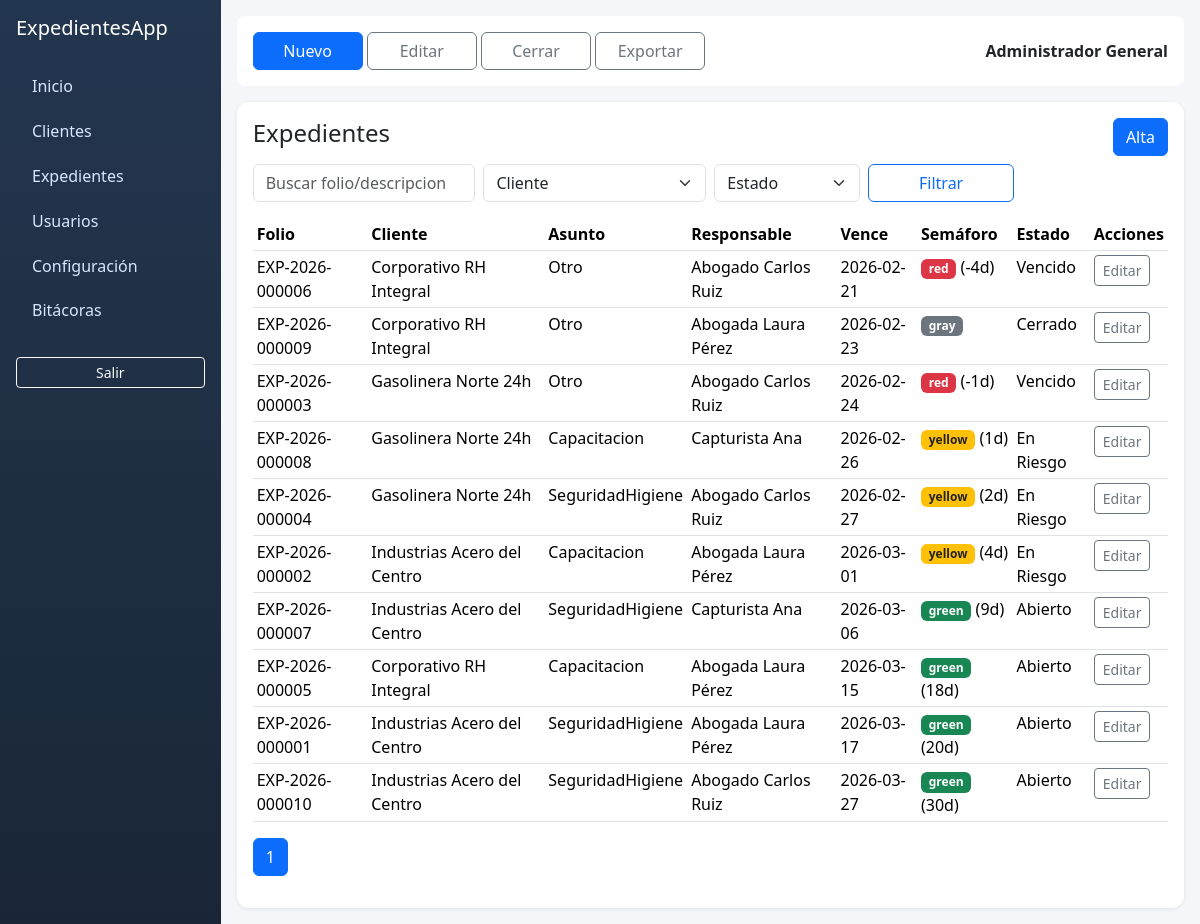
Screenshot of /ExpedientesApp/public/cases (signed in) with the database file from the repository.
### tables this page shows
CREATE TABLE users (
  id INT AUTO_INCREMENT PRIMARY KEY,
  role_id INT NOT NULL,
  name VARCHAR(150) NOT NULL,
  email VARCHAR(180) NOT NULL UNIQUE,
  phone VARCHAR(40) NULL,
  password_hash VARCHAR(255) NOT NULL,
  is_active TINYINT(1) NOT NULL DEFAULT 1,
  created_at DATETIME NOT NULL,
  updated_at DATETIME NOT NULL,
  CONSTRAINT fk_users_role FOREIGN KEY (role_id) REFERENCES roles(id),
  INDEX idx_users_role (role_id)
);

CREATE TABLE cases (
  id INT AUTO_INCREMENT PRIMARY KEY,
  folio VARCHAR(30) NOT NULL UNIQUE,
  client_id INT NOT NULL,
  asunto_tipo ENUM('SeguridadHigiene','Capacitacion','Otro') NOT NULL,
  descripcion VARCHAR(255) NOT NULL,
  responsable_user_id INT NOT NULL,
  fecha_inicio DATE NOT NULL,
  fecha_vencimiento DATE NOT NULL,
  fecha_termino_real DATE NULL,
  porcentaje_avance INT NOT NULL DEFAULT 0,
  notas TEXT NULL,
  status ENUM('Abierto','En Riesgo','Vencido','Cerrado') NOT NULL DEFAULT 'Abierto',
  last_traffic_light ENUM('green','yellow','red','gray') NOT NULL DEFAULT 'green',
  created_at DATETIME NOT NULL,
  updated_at DATETIME NOT NULL,
  CONSTRAINT fk_cases_client FOREIGN KEY (client_id) REFERENCES clients(id),
  CONSTRAINT fk_cases_user FOREIGN KEY (responsable_user_id) REFERENCES users(id),
  INDEX idx_cases_due (fecha_vencimiento),
  INDEX idx_cases_status (status)
);

CREATE TABLE clients (
  id INT AUTO_INCREMENT PRIMARY KEY,
  type ENUM('oficina','empresa','gasolinera') NOT NULL DEFAULT 'empresa',
  razon_social VARCHAR(180) NOT NULL,
  rfc VARCHAR(20) NULL,
  contacto VARCHAR(150) NULL,
  email VARCHAR(180) NULL,
  phone VARCHAR(40) NULL,
  address VARCHAR(255) NULL,
  is_active TINYINT(1) NOT NULL DEFAULT 1,
  created_at DATETIME NOT NULL,
  updated_at DATETIME NOT NULL,
  INDEX idx_clients_active (is_active)
);

### app/Core/View.php (called while the page is built, shortened)
<?php
class View
{
    public static function render(string $view, array $data = []): void
    {
        include base_path('views/layout.php');
    }
}

### app/Controllers/CaseController.php (called while the page is built, shortened)
<?php
class CaseController
{
    public function index(): void
    {
        $page = max((int)($_GET['page'] ?? 1), 1);
        $filters = [
            'client_id' => $_GET['client_id'] ?? null,
            'responsable_user_id' => $_GET['responsable_user_id'] ?? null,
            'status' => $_GET['status'] ?? null,
            'q' => trim($_GET['q'] ?? ''),
        ];
        $res = CaseFile::paginated($filters, $page);
        $settings = Setting::get();
        View::render('pages/cases', [
            'title' => 'Expedientes',
            'cases' => $res['data'],
            'total' => $res['total'],
            'page' => $page,
            'clients' => Client::active(),
            'lawyers' => User::lawyers(),
            'filters' => $filters,
            'warningDays' => (int)$settings['warning_days'],
        ]);
    }
}

### app/Core/Router.php (called while the page is built, shortened)
<?php
class Router
{
    private array $routes = [];
    private function add(string $method, string $path, array $action, array $roles): void
    {
        $this->routes[$method][$path] = ['action' => $action, 'roles' => $roles];
    }
    public function dispatch(string $method, string $uri): void
    {
        $path = parse_url($uri, PHP_URL_PATH) ?: '/';
        $base = rtrim(env('BASE_PATH', ''), '/');
        if ($base && str_starts_with($path, $base)) {
            $path = substr($path, strlen($base));
        }
        $path = $path ?: '/';
        $route = $this->routes[$method][$path] ?? null;
        [$class, $methodName] = $route['action'];
        (new $class())->$methodName();
    }
    public static function url(string $path): string
    {
        $base = rtrim(env('BASE_PATH', ''), '/');
        return $base . ($path === '/' ? '' : $path);
    }
}

### public/index.php (called while the page is built, shortened)
<?php
require_once dirname(__DIR__) . '/app/Core/helpers.php';
spl_autoload_register(function (string $class): void {
    $prefix = 'App\\';
    if (!str_starts_with($class, $prefix)) {
        return;
    }
    $relative = str_replace('\\', '/', substr($class, strlen($prefix)));
    $file = dirname(__DIR__) . '/app/' . $relative . '.php';
});
$router = new App\Core\Router();
$router->get('/', [App\Controllers\DashboardController::class, 'index'], ['ADMIN','CAPTURISTA','CONSULTOR']);
$router->get('/login', [App\Controllers\AuthController::class, 'loginForm']);
$router->post('/login', [App\Controllers\AuthController::class, 'login']);
$router->post('/logout', [App\Controllers\AuthController::class, 'logout'], ['ADMIN','CAPTURISTA','CONSULTOR']);
$router->get('/dashboard', [App\Controllers\DashboardController::class, 'index'], ['ADMIN','CAPTURISTA','CONSULTOR']);
$router->get('/clients', [App\Controllers\ClientController::class, 'index'], ['ADMIN','CAPTURISTA','CONSULTOR']);
$router->post('/clients/store', [App\Controllers\ClientController::class, 'store'], ['ADMIN']);
$router->post('/clients/update', [App\Controllers\ClientController::class, 'update'], ['ADMIN']);
$router->get('/users', [App\Controllers\UserController::class, 'index'], ['ADMIN']);
$router->post('/users/store', [App\Controllers\UserController::class, 'store'], ['ADMIN']);
$router->post('/users/update', [App\Controllers\UserController::class, 'update'], ['ADMIN']);
$router->get('/cases', [App\Controllers\CaseController::class, 'index'], ['ADMIN','CAPTURISTA','CONSULTOR']);
$router->get('/cases/create', [App\Controllers\CaseController::class, 'createForm'], ['ADMIN','CAPTURISTA']);
$router->get('/cases/edit', [App\Controllers\CaseController::class, 'editForm'], ['ADMIN','CAPTURISTA']);
$router->post('/cases/store', [App\Controllers\CaseController::class, 'store'], ['ADMIN','CAPTURISTA']);
$router->post('/cases/update', [App\Controllers\CaseController::class, 'update'], ['ADMIN','CAPTURISTA']);
$router->get('/settings', [App\Controllers\SettingController::class, 'index'], ['ADMIN']);
$router->post('/settings/update', [App\Controllers\SettingController::class, 'update'], ['ADMIN']);
$router->get('/logs', [App\Controllers\LogController::class, 'index'], ['ADMIN']);
try {
    $router->dispatch($_SERVER['REQUEST_METHOD'], $_SERVER['REQUEST_URI']);
} catch (Throwable $e) {
    App\Core\Logger::error($e->getMessage() . '\n' . $e->getTraceAsString());
    http_response_code(500);
    echo 'Error interno. Revisa storage/logs/app.log';
}

### app/Core/helpers.php (called while the page is built, shortened)
<?php
if (!function_exists('env')) {
    function env(string $key, mixed $default = null): mixed
    {
        return $_ENV[$key] ?? $_SERVER[$key] ?? $default;
    }
}
if (!function_exists('e')) {
    function e(?string $value): string
    {
        return htmlspecialchars((string) $value, ENT_QUOTES, 'UTF-8');
    }
}

### app/Core/Auth.php (called while the page is built, shortened)
<?php
class Auth
{
    public static function user(): ?array
    {
        return $_SESSION['user'] ?? null;
    }
    public static function check(): bool
    {
        return !empty($_SESSION['user']);
    }
    public static function hasRole(array|string $roles): bool
    {
        $roles = (array)$roles;
        return in_array(self::user()['role'] ?? '', $roles, true);
    }
}

### app/Models/User.php (called while the page is built, shortened)
<?php
class User extends BaseModel
{
    public static function lawyers(): array
    {
        return self::db()->query("SELECT u.id, u.name FROM users u JOIN roles r ON r.id=u.role_id WHERE u.is_active=1 AND r.key IN ('ADMIN','CAPTURISTA') ORDER BY u.name")->fetchAll();
    }
}

### app/Core/DB.php (called while the page is built, shortened)
<?php
class DB
{
    private static ?PDO $pdo = null;
    public static function connection(): PDO
    {
        if (self::$pdo) {
            return self::$pdo;
        }
        $dsn = sprintf(
            'mysql:host=%s;port=%s;dbname=%s;charset=utf8mb4',
            env('DATABASE_HOST', '127.0.0.1'),
            env('DATABASE_PORT', '3306'),
            env('DATABASE_NAME', 'expedientes_app')
        );
        try {
            self::$pdo = new PDO($dsn, env('DATABASE_USER', 'root'), env('DATABASE_PASS', ''), [
                PDO::ATTR_ERRMODE => PDO::ERRMODE_EXCEPTION,
                PDO::ATTR_DEFAULT_FETCH_MODE => PDO::FETCH_ASSOC,
            ]);
        } catch (PDOException $e) {
            Logger::error('DB connection failed: ' . $e->getMessage());
            die('No se pudo conectar a la base de datos. Revisa .env');
        }
        return self::$pdo;
    }
}

### app/Models/BaseModel.php (called while the page is built, shortened)
<?php
abstract class BaseModel
{
    protected static function db(): PDO
    {
        return DB::connection();
    }
}

### app/Models/CaseFile.php (called while the page is built, shortened)
<?php
class CaseFile extends BaseModel
{
    public static function paginated(array $filters, int $page = 1, int $perPage = 15): array
    {
        $where = ['1=1'];
        $params = [];
        $sqlWhere = implode(' AND ', $where);
        $countStmt = self::db()->prepare("SELECT COUNT(*) c FROM cases c WHERE $sqlWhere");
        $countStmt->execute($params);
        $total = (int)$countStmt->fetch()['c'];
        $offset = ($page - 1) * $perPage;
        $sql = "SELECT c.*, cl.razon_social as client_name, u.name as responsable_name
                FROM cases c
                JOIN clients cl ON cl.id=c.client_id
                JOIN users u ON u.id=c.responsable_user_id
                WHERE $sqlWhere
                ORDER BY c.fecha_vencimiento ASC
                LIMIT $perPage OFFSET $offset";
        $stmt = self::db()->prepare($sql);
        $stmt->execute($params);
        return ['data' => $stmt->fetchAll(), 'total' => $total];
    }
}

### views/pages/cases.php (the view, shortened to what this page needs)
<div class="table-wrap">
  <div class="d-flex justify-content-between align-items-center mb-2">
    <h4>Expedientes</h4>
    <?php if (Auth::hasRole(['ADMIN','CAPTURISTA'])): ?><a class="btn btn-primary" href="<?=App\Core\Router::url('/cases/create')?>">Alta</a><?php endif; ?>
  </div>
  <form class="row g-2 mb-3" method="get" action="<?=App\Core\Router::url('/cases')?>">
    <div class="col-md-3"><input class="form-control" name="q" value="<?=e($filters['q'])?>" placeholder="Buscar folio/descripcion"></div>
    <div class="col-md-3"><select class="form-select" name="client_id"><option value="">Cliente</option></select></div>
    <div class="col-md-2"><select class="form-select" name="status"><option value="">Estado</option></select></div>
    <div class="col-md-2"><button class="btn btn-outline-primary w-100">Filtrar</button></div>
  </form>
  <table class="table table-hover table-sm"><thead><tr><th>Folio</th><th>Cliente</th><th>Asunto</th><th>Responsable</th><th>Vence</th><th>Semáforo</th><th>Estado</th><th>Acciones</th></tr></thead><tbody>
  <?php foreach($cases as $c): $light=$c['calc']['traffic_light']; ?>
    <tr>
      <td><?=e($c['folio'])?></td><td><?=e($c['client_name'])?></td><td><?=e($c['asunto_tipo'])?></td><td><?=e($c['responsable_name'])?></td><td><?=e($c['fecha_vencimiento'])?></td>
      <td><span class="badge status-<?=$light?>"><?=$light?></span> <?=$c['calc']['days_remaining']!==null?'('.$c['calc']['days_remaining'].'d)':''?></td>
      <td><?=e($c['status'])?></td>
      <td><?php if (Auth::hasRole(['ADMIN','CAPTURISTA'])):?><a class="btn btn-sm btn-outline-secondary" href="<?=App\Core\Router::url('/cases/edit?id='.$c['id'])?>">Editar</a><?php endif; ?></td>
    </tr>
  <?php endforeach;?>
  </tbody></table>
  <?php $pages=max(1,ceil($total/15)); ?><nav><ul class="pagination"><?php for($i=1;$i<=$pages;$i++): ?><li class="page-item <?=$i===$page?'active':''?>"><a class="page-link" href="?page=<?=$i?>"><?=$i?></a></li><?php endfor; ?></ul></nav>
</div>

### views/layout.php (shortened to what this page needs)
<!doctype html>
<html lang="es">
<head>
  <link href="https://cdn.jsdelivr.net/npm/bootstrap@5.3.3/dist/css/bootstrap.min.css" rel="stylesheet">
  <link href="<?= Router::url('/assets/css/app.css') ?>" rel="stylesheet">
</head>
<body>
<?php if (!Auth::check()): include $viewFile; ?>
<?php else: ?>
<div class="d-flex">
  <aside class="sidebar p-3">
    <h5 class="mb-4">ExpedientesApp</h5>
    <a href="<?= Router::url('/dashboard') ?>">Inicio</a>
    <a href="<?= Router::url('/clients') ?>">Clientes</a>
    <a href="<?= Router::url('/cases') ?>">Expedientes</a>
    <?php if (Auth::hasRole('ADMIN')): ?>
      <a href="<?= Router::url('/users') ?>">Usuarios</a>
      <a href="<?= Router::url('/settings') ?>">Configuración</a>
      <a href="<?= Router::url('/logs') ?>">Bitácoras</a>
    <?php endif; ?>
    <form method="post" action="<?= Router::url('/logout') ?>" class="mt-4">
      <button class="btn btn-outline-light btn-sm w-100">Salir</button>
    </form>
  </aside>
  <main class="flex-fill p-3">
    <div class="bg-white rounded-3 p-3 mb-3 d-flex justify-content-between align-items-center ribbon">
      <div>
        <a class="btn btn-primary" href="#">Nuevo</a>
        <a class="btn btn-outline-secondary" href="#">Editar</a>
        <a class="btn btn-outline-secondary" href="#">Cerrar</a>
        <a class="btn btn-outline-secondary" href="<?= Router::url('/cases?export=csv') ?>">Exportar</a>
      </div>
      <div><strong><?= e(Auth::user()['name']) ?></strong></div>
    </div>
    <?php include $viewFile; ?>
  </main>
</div>
<?php endif; ?>
</body>
</html>

### public/assets/css/app.css (style rules this page uses)
:root { --sidebar:#223047; --accent:#0d6efd; }
body { background:#f4f6f9; }
.sidebar { width:240px; min-height:100vh; background:linear-gradient(180deg,#23364f,#1a2637); color:#fff; }
.sidebar a { color:#d8e6ff; text-decoration:none; display:block; padding:.65rem 1rem; border-radius:.5rem; }
.ribbon .btn { min-width:110px; }
.status-green { background:#198754; }
.status-yellow { background:#ffc107; color:#222; }
.status-red { background:#dc3545; }
.status-gray { background:#6c757d; }
.table-wrap { background:#fff; border-radius:.75rem; box-shadow:0 1px 4px rgba(0,0,0,.08); padding:1rem; }

### rows the page displays
users: name "Administrador General"
cases: folio "EXP-2026-000006", client.razon_social "Corporativo RH Integral", asunto_tipo "Otro", responsable_user.name "Abogado Carlos Ruiz", fecha_vencimiento "2026-02-21", light "red", days_remaining "-4", status "Vencido"
cases: folio "EXP-2026-000009", client.razon_social "Corporativo RH Integral", asunto_tipo "Otro", responsable_user.name "Abogada Laura Pérez", fecha_vencimiento "2026-02-23", last_traffic_light "gray", status "Cerrado"
cases: folio "EXP-2026-000003", client.razon_social "Gasolinera Norte 24h", asunto_tipo "Otro", responsable_user.name "Abogado Carlos Ruiz", fecha_vencimiento "2026-02-24", light "red", days_remaining "-1", status "Vencido"
cases: folio "EXP-2026-000008", client.razon_social "Gasolinera Norte 24h", asunto_tipo "Capacitacion", responsable_user.name "Capturista Ana", fecha_vencimiento "2026-02-26", status "En Riesgo"
cases: last_traffic_light "yellow", client "1", folio "EXP-2026-000002", client.razon_social "Industrias Acero del Centro", asunto_tipo "Capacitacion", responsable_user.name "Abogada Laura Pérez", fecha_vencimiento "2026-03-01", light "yellow", days_remaining "4", status "En Riesgo"
cases: folio "EXP-2026-000004", client.razon_social "Gasolinera Norte 24h", asunto_tipo "SeguridadHigiene", responsable_user.name "Abogado Carlos Ruiz", fecha_vencimiento "2026-02-27", light "yellow", days_remaining "2", status "En Riesgo"
cases: folio "EXP-2026-000007", client.razon_social "Industrias Acero del Centro", asunto_tipo "SeguridadHigiene", responsable_user.name "Capturista Ana", fecha_vencimiento "2026-03-06", light "green", days_remaining "9", status "Abierto"
cases: folio "EXP-2026-000005", client.razon_social "Corporativo RH Integral", asunto_tipo "Capacitacion", responsable_user.name "Abogada Laura Pérez", fecha_vencimiento "2026-03-15", light "green", days_remaining "18", status "Abierto"
cases: folio "EXP-2026-000001", client.razon_social "Industrias Acero del Centro", asunto_tipo "SeguridadHigiene", responsable_user.name "Abogada Laura Pérez", fecha_vencimiento "2026-03-17", light "green", days_remaining "20", status "Abierto"
cases: folio "EXP-2026-000010", client.razon_social "Industrias Acero del Centro", asunto_tipo "SeguridadHigiene", responsable_user.name "Abogado Carlos Ruiz", fecha_vencimiento "2026-03-27", light "green", days_remaining "30", status "Abierto"
